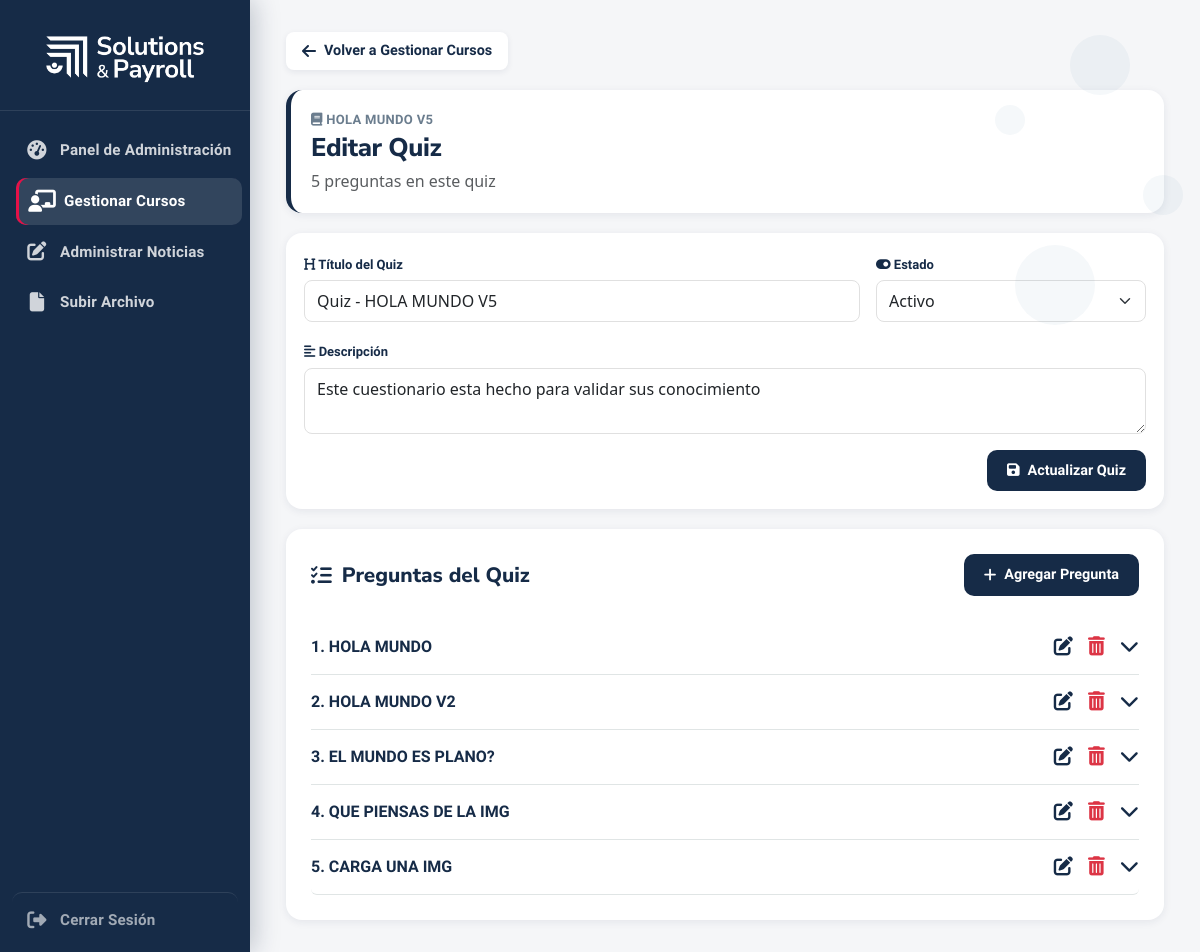
The app's page /contenido/admin/quiz/CURSO_20260528160817/ (signed in) with its own data.
### contenido/models.py (models this page shows, shortened)
class Curso(models.Model):
    id_curso = models.CharField(max_length=20, primary_key=True)
    fecha_public = models.DateField(auto_now_add=True)
    titulo = models.CharField(max_length=100)
    descripcion = models.TextField()
    estado = models.CharField(max_length=50, default='activo')
    class Meta:
        db_table = 'curso'
        ordering = ['-fecha_public']

class Quiz(models.Model):
    titulo = models.CharField(max_length=200)
    descripcion = models.TextField(blank=True)
    activo = models.BooleanField(default=True)
    curso = models.OneToOneField(
        'Curso',
        on_delete=models.CASCADE,
        related_name='quiz'
    )
    fecha_creacion = models.DateTimeField(default=timezone.now)
    class Meta:
        db_table = 'quiz'

class Pregunta(models.Model):
    TIPO_CHOICES = [
        ('unica', 'Opción Única'),
        ('multiple', 'Opción Múltiple'),
        ('vf', 'Verdadero / Falso'),
        ('abierta', 'Respuesta Abierta'),
        ('archivo', 'Subir Archivo'),
    ]
    quiz = models.ForeignKey(
        'Quiz',
        on_delete=models.CASCADE,
        related_name='preguntas'
    )
    texto = models.TextField()
    descripcion = models.TextField(blank=True, null=True)
    imagen_url = models.TextField(blank=True, null=True, help_text='URL de imagen de apoyo')
    tipo_respuesta = models.CharField(
        max_length=20,
        choices=TIPO_CHOICES,
        default='unica'
    )
    pista = models.TextField(blank=True, null=True)
    explicacion = models.TextField(blank=True, null=True, help_text='Se muestra al fallar')
    orden = models.PositiveIntegerField(default=0)
    archivo_apoyo = models.ForeignKey(
        'ArchivoPregunta',
        on_delete=models.SET_NULL,
        blank=True,
        null=True
    )
    contenido_relacionado = models.ForeignKey(
        'BloqueContenido',
        on_delete=models.SET_NULL,
        blank=True,
        null=True
    )
    class Meta:
        db_table = 'pregunta'
        ordering = ['orden']

### inicio_sesion/decorador.py (the view)
    def wrapper(request, *args, **kwargs):
        if request.session.get('rol') != '1':
            return redirect('login')
        return view_func(request, *args, **kwargs)

### contenido/views.py (called while the page is built, shortened)
@login_requerido
@solo_admin
def crear_quiz(request, id_curso):
    curso = get_object_or_404(Curso, id_curso=id_curso)
    quiz = curso.quiz if hasattr(curso, 'quiz') else None
    context = {
        'curso': curso,
        'quiz': quiz,
        'preguntas': quiz.preguntas.all().order_by('orden') if quiz else []
    }
    return render(request, 'contenido/quiz/crear_quiz.html', context)

### inicio_sesion/decorador.py (called while the page is built)
def login_requerido(view_func):
    def wrapper(request, *args, **kwargs):
        if not request.session.get('id_usuario'):
            return redirect('login')
        return view_func(request, *args, **kwargs)
    return wrapper

def solo_admin(view_func):
    def wrapper(request, *args, **kwargs):
        if request.session.get('rol') != '1':
            return redirect('login')
        return view_func(request, *args, **kwargs)
    return wrapper

### templates/contenido/quiz/crear_quiz.html (shortened to what this page needs)
{% load static %}
{% load custom_filters %}
<!DOCTYPE html>
<html lang="es">
<head>
    <link href="https://cdn.jsdelivr.net/npm/bootstrap@5.3.0/dist/css/bootstrap.min.css" rel="stylesheet">
    <link rel="stylesheet" href="https://cdnjs.cloudflare.com/ajax/libs/font-awesome/6.5.1/css/all.min.css">
</head>
<body>
    <div class="bg-particles" aria-hidden="true">
    </div>
    <aside class="sidebar">
        <div class="sidebar-brand">
            <div class="logo-wrapper" title="Dashboard">
                <img src="/static/img/logo_biocore_blanco.png" alt="Logo de la marca">
            </div>
        </div>
        <nav class="sidebar-nav">
            <a href="{% url 'panel_admin' %}"><i class="fa-solid fa-gauge-high"></i><span>Panel de Administración</span></a>
            <a href="{% url 'gestionar_cursos' %}" class="active"><i class="fa-solid fa-chalkboard-user"></i><span>Gestionar Cursos</span></a>
            <a href="{% url 'administrar_noticias' %}"><i class="fa-solid fa-pen-to-square"></i><span>Administrar Noticias</span></a>
             <a href="{% url 'subir_archivo' %}" >
                    <i class="fa-solid fa-file"></i>
                    <span>Subir Archivo</span>
                </a>
            <a href="{% url 'logout' %}" class="logout-link"><i class="fa-solid fa-right-from-bracket"></i><span>Cerrar Sesión</span></a>
        </nav>
    </aside>
    <main class="main-content">
        <a href="{% url 'gestionar_cursos' %}" class="back-link">
            <i class="fas fa-arrow-left"></i> Volver a Gestionar Cursos
        </a>
        <div class="quiz-header">
            <div class="course-name"><i class="fas fa-book"></i> {{ curso.titulo }}</div>
            <h1>{% if quiz %}Editar Quiz{% else %}Crear Quiz{% endif %}</h1>
            {% if quiz %}<p class="text-muted mb-0">{{ quiz.preguntas.count }} preguntas en este quiz</p>{% endif %}
        </div>
        {% if quiz %}
        <div class="quiz-info-panel" style="margin-top: 20px;">
            <div class="row g-3">
                <div class="col-md-8">
                    <div>
                        <label class="form-label"><i class="fas fa-heading"></i> Título del Quiz</label>
                        <input type="text" class="form-control" id="quiz-titulo"
                               value="{{ quiz.titulo }}"
                               placeholder="Ej: Evaluación de Conceptos Básicos">
                    </div>
                </div>
                <div class="col-md-4">
                    <div>
                        <label class="form-label"><i class="fas fa-toggle-on"></i> Estado</label>
                        <select class="form-select" id="quiz-activo">
                            <option value="1" {% if quiz.activo %}selected{% endif %}>Activo</option>
                        </select>
                    </div>
                </div>
            </div>
            <div class="mt-3">
                <label class="form-label"><i class="fas fa-align-left"></i> Descripción</label>
                <textarea class="form-control" id="quiz-descripcion" rows="2"
                          placeholder="Describe el propósito de este quiz...">{{ quiz.descripcion }}</textarea>
            </div>
            <div class="text-end mt-3">
                <button class="btn-primary-custom" onclick="guardarQuiz();">
                    <i class="fas fa-save"></i> Actualizar Quiz
                </button>
            </div>
        </div>
        {% endif %}
        {% if quiz %}
        <div class="preguntas-container" style="margin-top: 20px;">
        {% else %}
        <div class="preguntas-container">
        {% endif %}
            <div class="d-flex justify-content-between align-items-center mb-4">
                <div class="preguntas-title">
                    <i class="fas fa-list-check"></i> Preguntas del Quiz
                </div>
                <button class="btn-primary-custom" id="btnAbrirModalPregunta">
                    <i class="fas fa-plus"></i> Agregar Pregunta
                </button>
            </div>
            <div class="accordion" id="accordionPreguntas">
                {% if preguntas %}
                    {% for pregunta in preguntas %}
                    <div class="accordion-item" data-pregunta-id="{{ pregunta.id }}" data-tipo-respuesta="{{ pregunta.tipo_respuesta }}" data-pregunta-texto="{{ pregunta.texto|escape }}" data-pregunta-descripcion="{{ pregunta.descripcion|default:''|escape }}" data-imagen-url="{{ pregunta.imagen_url|default:''|escape }}" data-archivo-url="{% if pregunta.archivo_apoyo %}{{ pregunta.archivo_apoyo.url_original|escape }}{% endif %}">
                        <div class="accordion-header" onclick="toggleAccordion(this)">
                            <span class="question-text">{{ forloop.counter }}. {{ pregunta.texto }}</span>
                            <div class="actions">
                                <i class="fas fa-pen-to-square edit-btn" onclick="event.stopPropagation(); editarPregunta({{ pregunta.id }});" title="Editar"></i>
                                <i class="fas fa-trash-alt delete-btn" onclick="event.stopPropagation(); confirmarEliminarPregunta({{ pregunta.id }});" title="Eliminar"></i>
                                <i class="fas fa-chevron-down toggle-icon"></i>
                            </div>
                        </div>
                    </div>
                    {% endfor %}
                {% else %}
                    <div class="text-center py-5 text-muted">
                        <i class="fas fa-inbox fa-3x mb-3"></i>
                        <p>No hay preguntas aún. ¡Agrega la primera!</p>
                    </div>
                {% endif %}
            </div>
        </div>
    </main>
</body>
</html>

### records on screen
Curso: titulo "HOLA MUNDO V5"
Quiz: preguntas.count "5", titulo "Quiz - HOLA MUNDO V5", activo "Activo", descripcion "Este cuestionario esta hecho para validar sus conocimiento"
Pregunta: texto "HOLA MUNDO"
Pregunta: texto "HOLA MUNDO V2"
Pregunta: texto "EL MUNDO ES PLANO?"
Pregunta: texto "QUE PIENSAS DE LA IMG"
Pregunta: texto "CARGA UNA IMG"
